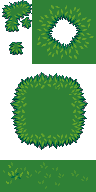
#> input picture AARU/Resources/Tilesets/ts_grass.png, 96 x 192 px, found by its file name
$ python build_tmx_map.py
#> lines starting #> are read from the running program, lines starting #| are printed output that depends on the picture
#!/usr/bin/env python3
"""
Build a TMX tilemap + rendered PNG for AARU's Sunset Beach world (65x65).

Strategy: solid color base fills + LPC autotile edges at transitions + decor overlays.
~40% of cells are non-walkable (water + rocks + dense trees + tide pools).

Output:
  - sunset_beach.tmx (Tiled-compatible)
  - beach_tileset.png (merged tileset)
  - sunset_beach_map.png (pre-rendered 6240x6240 for SpriteKit)
  - ../src/domain/obstacle_map.ts (blocked cell set for server)
"""

import json, random, math, xml.etree.ElementTree as ET
from xml.dom import minidom
from PIL import Image, ImageDraw

random.seed(42)

TILE = 32
COLS = 65
ROWS = 65
SCALE = 3
CELL = TILE * SCALE  # 96

RES = "/Users/tianzhichen/projects/aaru/AARU/Resources"
TILESETS = f"{RES}/Tilesets"
OUT_DIR = f"{RES}/Environment"

# Load sources
grass_img = Image.open(f"{TILESETS}/ts_grass.png").convert("RGBA")
#> grass_img is the input picture: PIL image 96x192 RGBA; mean R, G, B, A 46, 104.8, 50.8, 167
water_img = Image.open(f"{TILESETS}/ts_water.png").convert("RGBA")
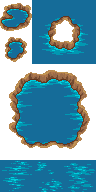
#> input picture AARU/Resources/Tilesets/ts_water.png, 96 x 192 px, found by its file name
#> water_img is the input picture: PIL image 96x192 RGBA; mean R, G, B, A 42.8, 116.3, 146.1, 180.3
watergrass_img = Image.open(f"{TILESETS}/ts_watergrass.png").convert("RGBA")
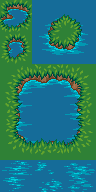
#> input picture AARU/Resources/Tilesets/ts_watergrass.png, 96 x 192 px, found by its file name
#> watergrass_img is the input picture: PIL image 96x192 RGBA; mean R, G, B, A 33.9, 120.3, 111.5, 255
dirt_img = Image.open(f"{TILESETS}/ts_dirt.png").convert("RGBA")
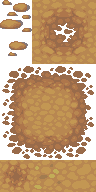
#> input picture AARU/Resources/Tilesets/ts_dirt.png, 96 x 192 px, found by its file name
#> dirt_img is the input picture: PIL image 96x192 RGBA; mean R, G, B, A 196, 160, 122.1, 191.5
#> (the run stopped early here; a loop or call above may not have finished)
